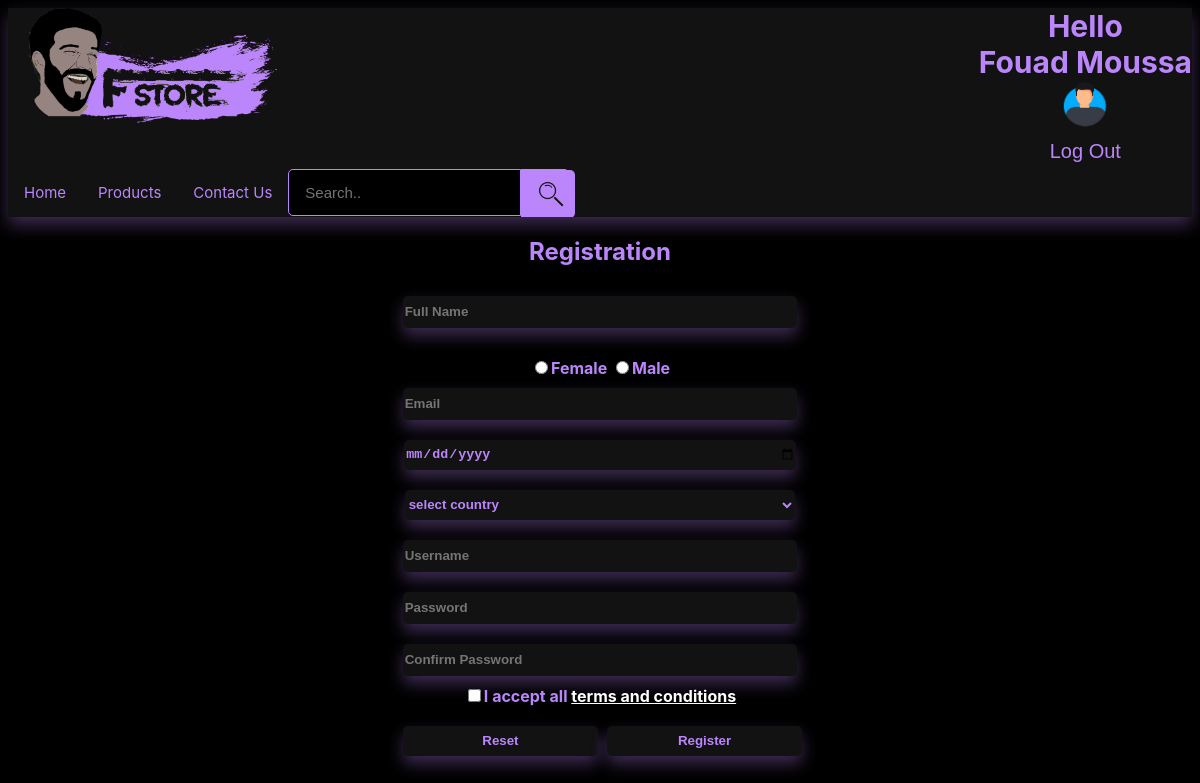
Page /RegistrationForm.php (signed in) on the committed database.
### tables this page shows
CREATE TABLE `users` (
  `id` int(8) NOT NULL,
  `FullName` varchar(250) NOT NULL,
  `email` varchar(250) NOT NULL,
  `username` varchar(250) NOT NULL,
  `usersPwd` varchar(250) NOT NULL,
  `gender` varchar(6) NOT NULL,
  `birthday` date NOT NULL,
  `country` varchar(2) NOT NULL
);

### includedBuilts/logout.php (the view, shortened to what this page needs)
<div class="LoginForm">
    <form class="LoginForm" action="includes/logout.inc.php" method="post">
    <?php
    require_once 'includes/functions.inc.php';
    $username = mysqli_real_escape_string($conn, $_SESSION["useruid"]);
    $sql= "SELECT * FROM users WHERE username='$username'";
    $res= $conn ->query($sql);
    if ($res -> num_rows > 0) {
        while ($row = $res -> fetch_assoc()) {
            ?>
            <center>
                <a style="color: #BB86FC; font-size: 30px; font-weight: bold;">Hello <br><?php echo "$row[FullName]";?></a><br>
                <img src="img/<?php echo "$row[gender]";?>.png" width="50px" height="50px"><br>
                <button type="submit" name="submit">Log Out</button>
            </center><?php
        }
    }
    ?>
    </form>
</div>

### css/styling.css (style rules this page uses)
html { font-family: -apple-system, BlinkMacSystemFont, 'Segoe UI', Roboto, Oxygen, Ubuntu, Cantarell, 'Open Sans', 'Helvetica Neue', sans-serif; }
body { background-color: #000000; }
.LoginForm { float: right; display: grid; text-align: left; align-items: center; color: #BB86FC; }
.LoginForm button { padding: 6px; background-color: #121212; font-size: 20px; color: #BB86FC; border: none; cursor: pointer; text-decoration: none; text-align: center; border-radius: 5px; width: 210px; }
form { font-weight: bold; }

### rows in the picture
users: FullName "Fouad Moussa", gender (picture)
